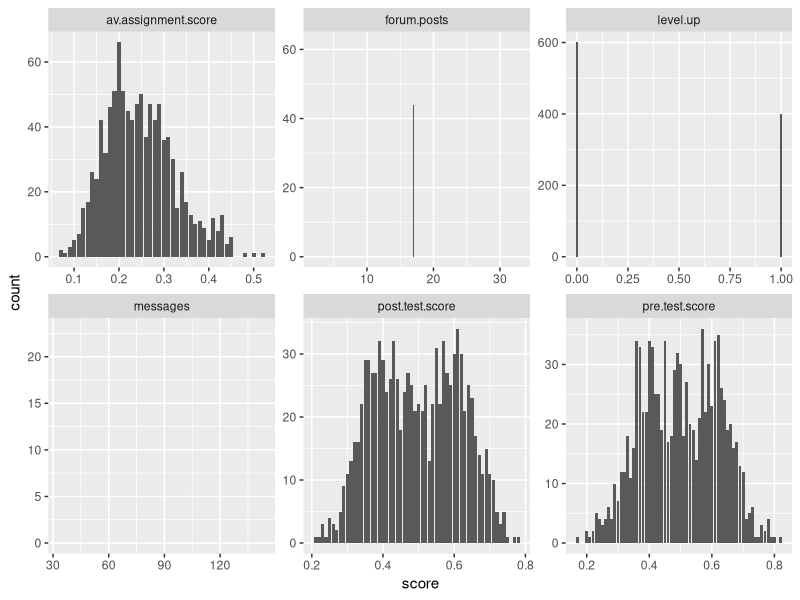
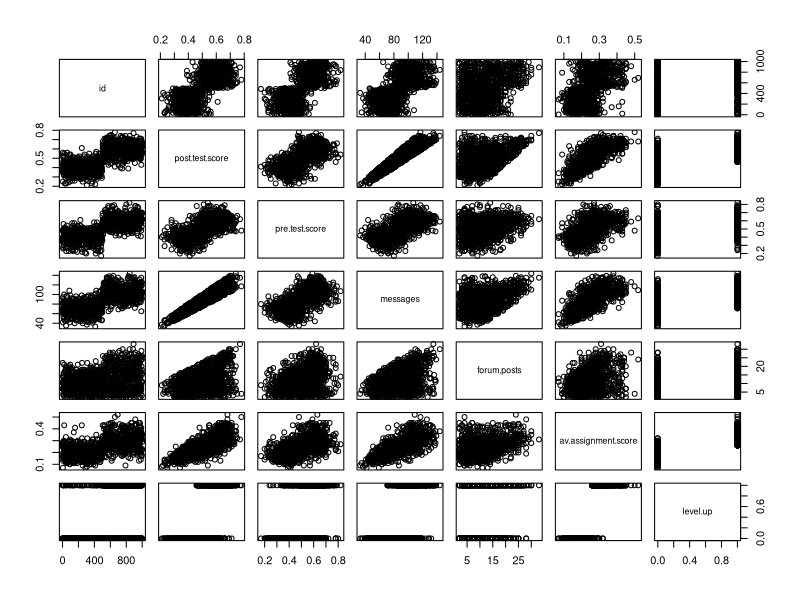
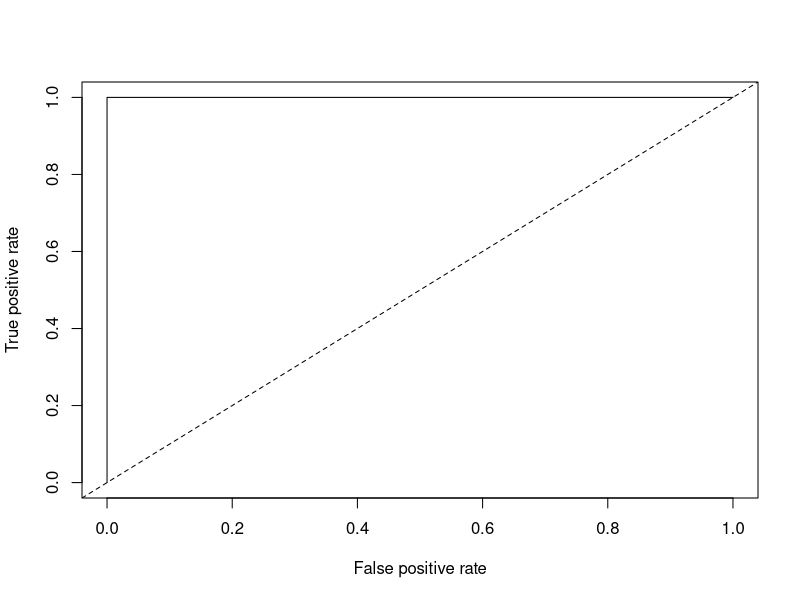

The R script that drew these images, in order:
## ---- chunk 1
D1<-read.csv("online.data.csv", header = T)
## ---- chunk 2
#Start by creating histograms of the distributions for all variables (#HINT: look up "facet" in the ggplot documentation)
library(ggplot2)
library(dplyr)
library(tidyr)

D2<-select(D1,1:7)
D2$level.up<-ifelse(D2$level.up =="yes",1,0)
D3<-gather(D2,"measure","score",2:7)

ggplot(D3,aes(score))+facet_wrap(~measure,scales = "free")+ geom_histogram(stat = "count")

#Then visualize the relationships between variables
pairs(D2)

#Try to capture an intution about the data and the relationships

## ---- chunk 3
#Create a classification tree that predicts whether a student "levels up" in the online course using three variables of your choice (As we did last time, set all controls to their minimums)
library(rpart)
c.tree1<-rpart(level.up ~ messages + post.test.score + av.assignment.score, method="class", data=D1, control = rpart.control(minsplit=1, minbucket=1, cp=0.01))
#Plot and generate a CP table for your tree 
printcp(c.tree1)
post(c.tree1, file = "tree.ps", title = "predicting levels up")
#Generate a probability value that represents the probability that a student levels up based your classification tree 

D1$pred <- predict(c.tree1, type = "prob")[,2]#Last class we used type = "class" which predicted the classification for us, this time we are using type = "prob" to see the probability that our classififcation is based on.

## ---- chunk 4
library(ROCR)

#Plot the curve
pred.detail <- prediction(D1$pred, D1$level.up) 
plot(performance(pred.detail, "tpr", "fpr"))
abline(0,1,lty = 2)

#Calculate the Area Under the Curve
unlist(slot(performance(pred.detail,"auc"), "y.values")) #Unlist liberates the AUC value from the "performance" object created by ROCR

#Now repeat this process, but using the variables you did not use for the previous model and compare the plots & results of your two models. Which one do you think was the better model? Why?

## ---- chunk 5
#Look at the ROC plot for your first model. Based on this plot choose a probability threshold that balances capturing the most correct predictions against false positives. Then generate a new variable in your data set that classifies each student according to your chosen threshold.

D1$threshold.pred1 <- ifelse(D1$pred >=0.7,1,0)

#Now generate three diagnostics:
accuracy.model1 <- mean(ifelse(D1$level.up == D1$threshold.pred1, 1, 0))
D1$truepos.model1 <- ifelse(D1$level.up == "yes" & D1$threshold.pred1 == "yes", 1, 0)
D1$falsepos.model1 <- ifelse(D1$level.up == "no" & D1$threshold.pred1 == "yes", 1,0)
D1$falseneg.model1 <- ifelse(D1$level.up == "yes" & D1$threshold.pred1 == "no", 1,0)

precision.model1 <- sum(D1$truepos.model1)/(sum(D1$truepos.model1) + sum(D1$falsepos.model1))

recall.model1 <- sum(D1$truepos.model1)/(sum(D1$truepos.model1) + sum(D1$falseneg.model1))
#Finally, calculate Kappa for your model according to:

#First generate the table of comparisons
table1 <- table(D1$level.up, D1$threshold.pred1)

#Convert to matrix
matrix1 <- as.matrix(table1)

#Calculate kappa
kappa(matrix1, exact = TRUE)/kappa(matrix1)

#Now choose a different threshold value and repeat these diagnostics. What conclusions can you draw about your two thresholds?
